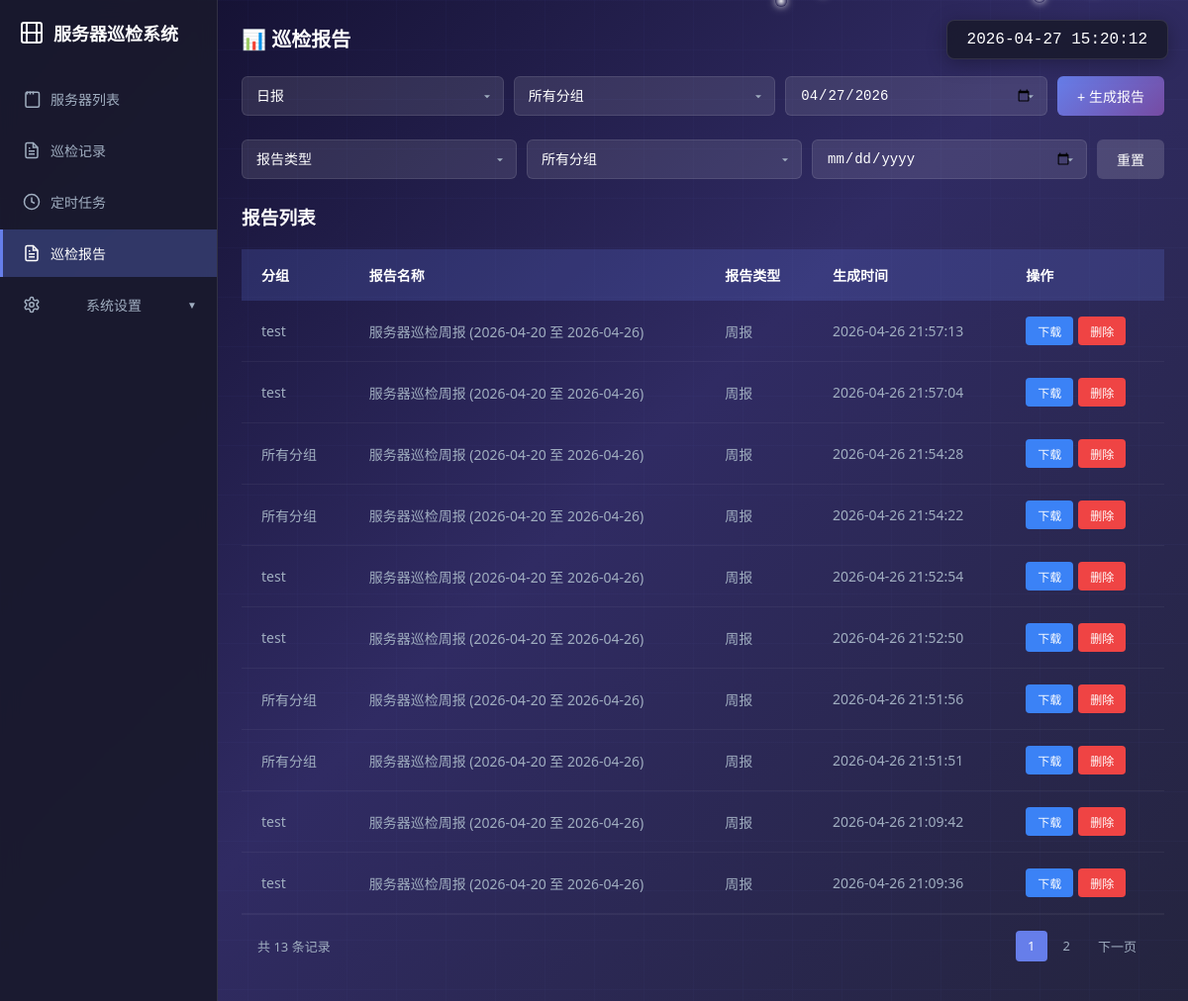
The page /reports on the database as committed earlier.
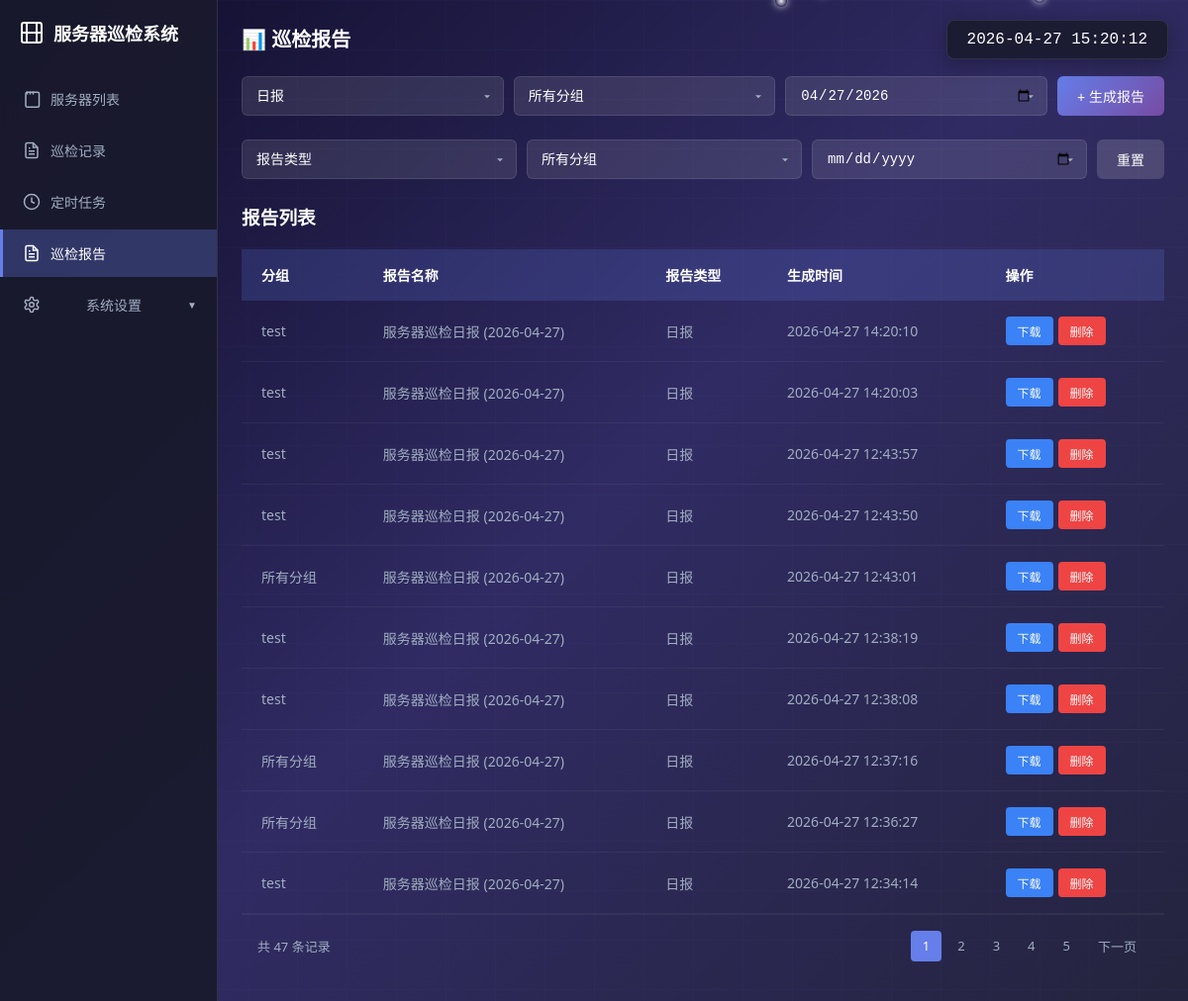
The same page on the database as committed later.
### tables this page shows
CREATE TABLE reports (
            id INTEGER PRIMARY KEY AUTOINCREMENT,
            report_type TEXT,
            group_id INTEGER,
            group_name TEXT,
            report_name TEXT,
            generated_at TIMESTAMP DEFAULT CURRENT_TIMESTAMP, is_deleted INTEGER DEFAULT 0,
            FOREIGN KEY (group_id) REFERENCES groups(id)
        );

### app.py (the view)
@app.route('/reports')
def reports():
    groups = get_all_groups()
    filter_type = request.args.get('report_type')
    filter_group = request.args.get('group_id')
    filter_date = request.args.get('date')
    page = request.args.get('page', 1, type=int)
    per_page = 10
    reports = get_all_reports(filter_type, filter_group, filter_date, page, per_page)
    total = get_reports_count(filter_type, filter_group, filter_date)
    total_pages = (total + per_page - 1) // per_page
    return render_template('reports.html', groups=groups, reports=reports,
                           filter_type=filter_type, filter_group=filter_group, filter_date=filter_date,
                           page=page, per_page=per_page, total=total, total_pages=total_pages)

### database.py (called while the page is built)
def get_connection():
    return sqlite3.connect(DATABASE_PATH)

def get_all_groups():
    conn = get_connection()
    cursor = conn.cursor()
    cursor.execute('SELECT id, name, sort_order FROM groups WHERE is_deleted = 0 ORDER BY sort_order ASC, created_at DESC')
    groups = cursor.fetchall()
    conn.close()
    return groups

def get_all_reports(filter_type=None, filter_group=None, filter_date=None, page=1, per_page=10):
    conn = get_connection()
    cursor = conn.cursor()
    offset = (page - 1) * per_page
    query = '''
        SELECT * FROM reports
        WHERE 1=1 AND is_deleted = 0
    '''
    params = []
    if filter_type:
        query += ' AND report_type = ?'
        params.append(filter_type)
    if filter_group:
        query += ' AND group_id = ?'
        params.append(filter_group)
    if filter_date:
        query += ' AND DATE(generated_at) = ?'
        params.append(filter_date)
    query += ' ORDER BY generated_at DESC LIMIT ? OFFSET ?'
    params.extend([per_page, offset])
    cursor.execute(query, params)
    reports = cursor.fetchall()
    conn.close()
    return reports

### templates/reports.html (shortened to what the changed rows need)
<!DOCTYPE html>
<html lang="zh-CN">
<head>
</head>
<body>
    <div class="sidebar">
        <div class="logo">
            <h1>
                <svg viewBox="0 0 24 24" fill="none" stroke="currentColor" stroke-width="2">
                    <rect x="2" y="2" width="20" height="20" rx="2.18" ry="2.18"></rect>
                    <line x1="7" y1="2" x2="7" y2="22"></line>
                    <line x1="17" y1="2" x2="17" y2="22"></line>
                    <line x1="2" y1="12" x2="22" y2="12"></line>
                </svg>
                服务器巡检系统
            </h1>
        </div>
    </div>
    <div class="main-content">
        <div class="header">
            <div class="header-left">
                <h2>📊 巡检报告</h2>
            </div>
        </div>
        <div class="table-container">
            {% if reports %}
            <table class="data-table">
                <thead>
                    <tr>
                        <th>分组</th>
                        <th>报告名称</th>
                        <th>报告类型</th>
                        <th>生成时间</th>
                        <th>操作</th>
                    </tr>
                </thead>
                <tbody>
                    {% for report in reports %}
                    <tr>
                        <td>{{ report[3] or '所有分组' }}</td>
                        <td>{{ report[4] }}</td>
                        <td>
                            {% if report[1] == 'daily' %}日报
                            {% elif report[1] == 'weekly' %}周报
                            {% elif report[1] == 'monthly' %}月报
                            {% else %}{{ report[1] }}
                            {% endif %}
                        </td>
                        <td>{{ report[5] }}</td>
                        <td>
                            <div class="action-btns">
                                <button class="action-btn btn-download" onclick="downloadReport('{{ report[1] }}', '{{ report[2] or 'all' }}')">下载</button>
                                <button class="action-btn btn-delete" onclick="deleteReport({{ report[0] }})">删除</button>
                            </div>
                        </td>
                    </tr>
                    {% endfor %}
                </tbody>
            </table>
            <div class="pagination">
                <div class="pagination-info">共 {{ total }} 条记录</div>
                <div class="pagination-links">
                    {% for p in range(1, total_pages+1) %}
                    <a href="/reports?report_type={{ filter_type }}&group_id={{ filter_group }}&date={{ filter_date }}&page={{ p }}" {% if p == page %}class="active"{% endif %}>{{ p }}</a>
                    {% endfor %}
                    {% if page < total_pages %}
                    <a href="/reports?report_type={{ filter_type }}&group_id={{ filter_group }}&date={{ filter_date }}&page={{ page+1 }}">下一页</a>
                    {% endif %}
                </div>
            </div>
            {% else %}
            <div class="empty-state">
                <h3>暂无报告记录</h3>
                <p>生成报告后将在此处显示</p>
            </div>
            {% endif %}
        </div>
    </div>
</body>
</html>

Rows that differ between the two databases and show on the page:
no longer on this page (row unchanged): reports: group_name "test", report_name "服务器巡检周报 (2026-04-20 至 2026-04-26)", report_type "周报", generated_at "2026-04-26 21:57:13"
no longer on this page (row unchanged): reports: group_name "test", report_name "服务器巡检周报 (2026-04-20 至 2026-04-26)", report_type "周报", generated_at "2026-04-26 21:57:04"
no longer on this page (row unchanged): reports: group_name "所有分组", report_name "服务器巡检周报 (2026-04-20 至 2026-04-26)", report_type "周报", generated_at "2026-04-26 21:54:28"
no longer on this page (row unchanged): reports: group_name "所有分组", report_name "服务器巡检周报 (2026-04-20 至 2026-04-26)", report_type "周报", generated_at "2026-04-26 21:54:22"
no longer on this page (row unchanged): reports: group_name "test", report_name "服务器巡检周报 (2026-04-20 至 2026-04-26)", report_type "周报", generated_at "2026-04-26 21:52:54"
no longer on this page (row unchanged): reports: group_name "test", report_name "服务器巡检周报 (2026-04-20 至 2026-04-26)", report_type "周报", generated_at "2026-04-26 21:52:50"
no longer on this page (row unchanged): reports: group_name "所有分组", report_name "服务器巡检周报 (2026-04-20 至 2026-04-26)", report_type "周报", generated_at "2026-04-26 21:51:56"
no longer on this page (row unchanged): reports: group_name "所有分组", report_name "服务器巡检周报 (2026-04-20 至 2026-04-26)", report_type "周报", generated_at "2026-04-26 21:51:51"
no longer on this page (row unchanged): reports: group_name "test", report_name "服务器巡检周报 (2026-04-20 至 2026-04-26)", report_type "周报", generated_at "2026-04-26 21:09:42"
no longer on this page (row unchanged): reports: group_name "test", report_name "服务器巡检周报 (2026-04-20 至 2026-04-26)", report_type "周报", generated_at "2026-04-26 21:09:36"
added reports: group_name "test", report_name "服务器巡检日报 (2026-04-27)", report_type "日报", generated_at "2026-04-27 14:20:10"
added reports: group_name "test", report_name "服务器巡检日报 (2026-04-27)", report_type "日报", generated_at "2026-04-27 14:20:03"
added reports: group_name "test", report_name "服务器巡检日报 (2026-04-27)", report_type "日报", generated_at "2026-04-27 12:43:57"
added reports: group_name "test", report_name "服务器巡检日报 (2026-04-27)", report_type "日报", generated_at "2026-04-27 12:43:50"
added reports: group_name "所有分组", report_name "服务器巡检日报 (2026-04-27)", report_type "日报", generated_at "2026-04-27 12:43:01"
added reports: group_name "test", report_name "服务器巡检日报 (2026-04-27)", report_type "日报", generated_at "2026-04-27 12:38:19"
added reports: group_name "test", report_name "服务器巡检日报 (2026-04-27)", report_type "日报", generated_at "2026-04-27 12:38:08"
added reports: group_name "所有分组", report_name "服务器巡检日报 (2026-04-27)", report_type "日报", generated_at "2026-04-27 12:37:16"
added reports: group_name "所有分组", report_name "服务器巡检日报 (2026-04-27)", report_type "日报", generated_at "2026-04-27 12:36:27"
added reports: group_name "test", report_name "服务器巡检日报 (2026-04-27)", report_type "日报", generated_at "2026-04-27 12:34:14"
Other text that changed with them:
{{ total }}: "13" → "47"
new list line: "3"
new list line: "4"
new list line: "5"
